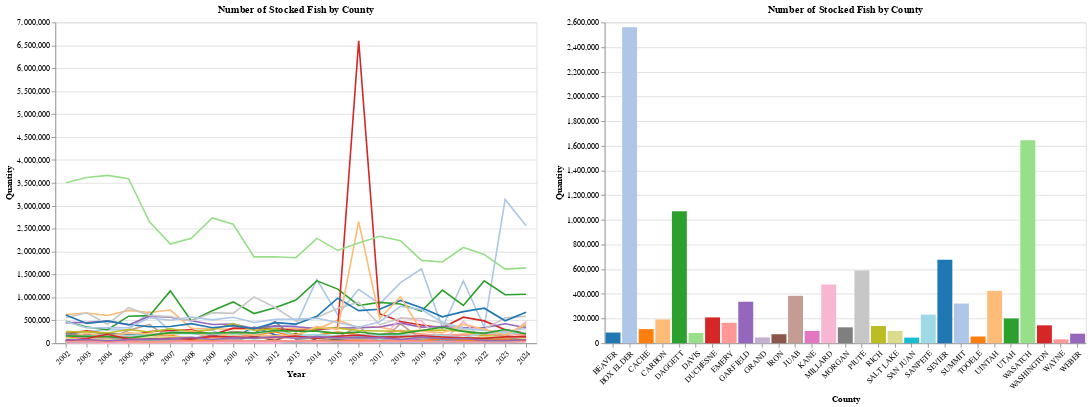

Notebook source saved alongside this figure:
### Markdown cell above
### Vis: Interactive Bar and Line chart for number of stocked fish by County

### Code cell
#Grouping appropriate data
count_by_county = fish_stock_data.groupby(['Year', 'County'])['Quantity'].sum().reset_index()
count_by_county["Year_only"] = count_by_county["Year"]

#Interactive Year Slider
year_slider = alt.binding_range(name="Select a year : ", min=count_by_county["Year_only"].min(), max=count_by_county["Year_only"].max(), step=1)
selected_year =  alt.selection_point(fields=["Year_only"], bind=year_slider, value=2024)

#Interactive County Legend Selection
point_selection = alt.selection_point(fields=['County'])
brush_selection = alt.selection_interval(encodings=['x'])

#Adding base plot
base_plot = alt.Chart(count_by_county)

#Color
color = alt.condition(
    brush_selection & point_selection,
    alt.Color('County:N', scale=alt.Scale(scheme='category20'), legend=None),
    alt.value('lightgray')
)

#Tooltip
tooltip = alt.Tooltip(
    ["County:N", "Year:O", "Quantity:Q"]
)

#Bar Chart Vis
bar_chart = base_plot.mark_bar().encode(
    x=alt.X('County', axis=alt.Axis(labelAngle=-45), sort=None),
    y='Quantity', 
    color=color, 
    tooltip=tooltip
).properties(
    width=600,
    height=400,
    title='Number of Stocked Fish by County'
).transform_filter(
    selected_year
).add_params(
    selected_year, 
    point_selection,
    brush_selection,
)

#Line Chart Vis
line_chart = base_plot.mark_line().encode(
    x=alt.X('Year:O', axis=alt.Axis(labelAngle=-45)),
    y='Quantity', 
    color=color, 
    tooltip=tooltip
).properties(
    width=600,
    height=400,
    title='Number of Stocked Fish by County'
).transform_filter(
    point_selection
).add_params(
    brush_selection,
    point_selection
)

#Stacking both charts together 
temporal_chart = alt.hconcat(line_chart, bar_chart).resolve_scale()
temporal_chart

### Figure 1 — Vega-Lite specification as saved in the notebook (floating-point values rounded to 4 significant figures; data arrays with more than 128 entries replaced by an {"elided": "..."} marker saying what was removed)
{"config": {"view": {"continuousWidth": 300, "continuousHeight": 300}}, "hconcat": [{"mark": {"type": "line"}, "encoding": {"color": {"condition": {"test": {"and": [{"param": "param_6"}, {"param": "param_5"}]}, "field": "County", "legend": null, "scale": {"scheme": "category20"}, "type": "nominal"}, "value": "lightgray"}, "tooltip": [{"field": "County", "type": "nominal"}, {"field": "Year", "type": "ordinal"}, {"field": "Quantity", "type": "quantitative"}], "x": {"axis": {"labelAngle": -45}, "field": "Year", "type": "ordinal"}, "y": {"field": "Quantity", "type": "quantitative"}}, "height": 400, "name": "view_3", "title": "Number of Stocked Fish by County", "transform": [{"filter": {"param": "param_5"}}], "width": 600}, {"mark": {"type": "bar"}, "encoding": {"color": {"condition": {"test": {"and": [{"param": "param_6"}, {"param": "param_5"}]}, "field": "County", "legend": null, "scale": {"scheme": "category20"}, "type": "nominal"}, "value": "lightgray"}, "tooltip": [{"field": "County", "type": "nominal"}, {"field": "Year", "type": "ordinal"}, {"field": "Quantity", "type": "quantitative"}], "x": {"axis": {"labelAngle": -45}, "field": "County", "sort": null, "type": "nominal"}, "y": {"field": "Quantity", "type": "quantitative"}}, "height": 400, "name": "view_4", "title": "Number of Stocked Fish by County", "transform": [{"filter": {"param": "param_4"}}], "width": 600}], "data": {"name": "data-43d89e303248b56fa942620b0c93f542"}, "params": [{"name": "param_6", "select": {"type": "interval", "encodings": ["x"]}, "views": ["view_3", "view_4"]}, {"name": "param_5", "select": {"type": "point", "fields": ["County"]}, "views": ["view_3", "view_4"]}, {"name": "param_4", "select": {"type": "point", "fields": ["Year_only"]}, "bind": {"input": "range", "max": 2024.0, "min": 2002.0, "name": "Select a year : ", "step": 1}, "value": 2024, "views": ["view_4"]}], "resolve": {"scale": {}}, "$schema": "https://vega.github.io/schema/vega-lite/v5.20.1.json", "datasets": {"data-43d89e303248b56fa942620b0c93f542": {"elided": "667 records"}}}
